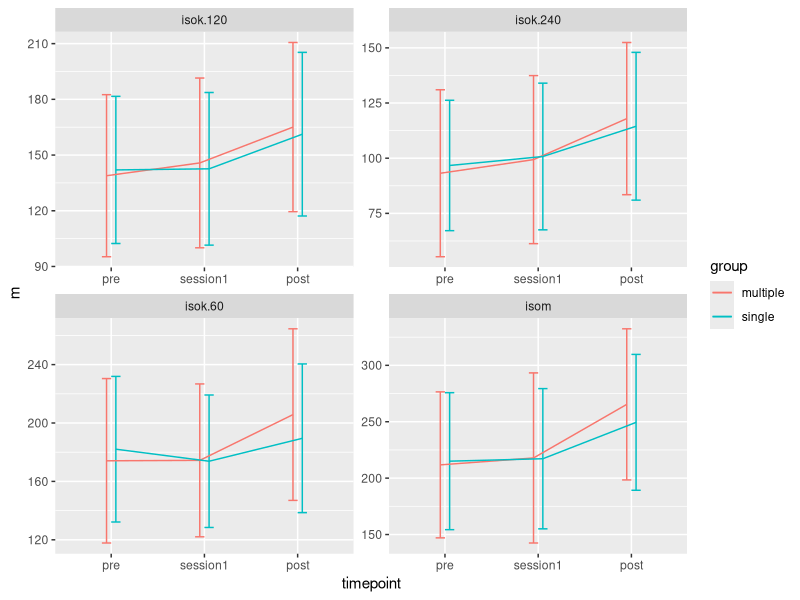
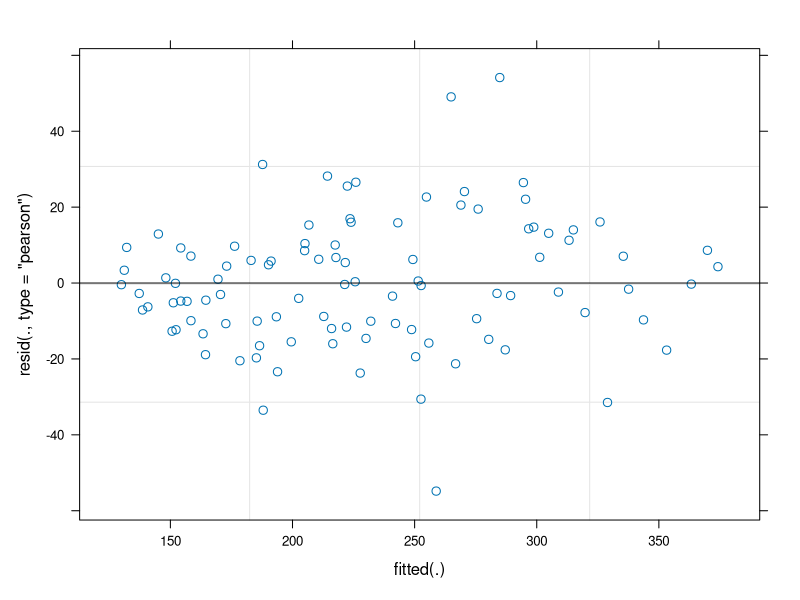

The R source for these figures, in order: (Note: this script raises an error after producing the figures.)
## ---- chunk 1
library(tidyverse) # Tidyverse includes the readr package

read_csv("./data/strengthTests.csv") %>%
        filter(!is.na(load)) %>% # Removes missing values
        # Summarise values per group, timepoint, exercise
        group_by(timepoint, group, exercise) %>% 
        summarise(m = mean(load), 
                  s = sd(load), 
                  n = n()) %>%
        group_by() %>% # removes grouping from data frame
        # Change levels in timepoint
        mutate(timepoint = factor(timepoint, 
                                  levels = c("pre", 
                                             "session1", 
                                             "post"))) %>%
        # Creates plot
        ggplot(aes(timepoint, m, group = group, color = group)) + 
        geom_errorbar(aes(ymin = m-s, ymax = m + s), 
                      width = 0.2, 
                      position = position_dodge(width = 0.2)) +
        geom_line(position = position_dodge(width = 0.2)) + 
        facet_wrap(~ exercise, scales = "free")

## ---- chunk 2

## Bad example, inefficient statistical test
temp <- read_csv("./data/strengthTests.csv") %>%
        filter(!is.na(load), 
               timepoint == "post", 
               exercise == "isom") %>%
        print()
 

t.test(load ~ group, data = temp)


## ---- chunk 3

change.data <- read_csv("./data/strengthTests.csv") %>%
        filter(!is.na(load), 
               exercise == "isom") %>%
        mutate(timepoint = if_else(timepoint == "session1", 
                                   "pre", timepoint)) %>%
        group_by(subject, timepoint, group, sex) %>%
        summarise(load = mean(load, na.rm = TRUE)) %>%
        
        pivot_wider(names_from = timepoint, 
                    values_from = load) %>%
        mutate(change = (post - pre)/pre * 100) %>%
        ungroup() %>%
        mutate(pre.mc = pre - mean(pre)) 


t.test(change ~ group, data = change.data, var.equal = TRUE)

## ---- chunk 4

## Linear model (same as t-test)
m1 <- lm(change ~ group, data = change.data)
summary(m1)


## Linear model with baseline values as covariate
m2 <- lm(change ~ pre.mc + group, data = change.data)
summary(m2)





## ---- chunk 5

library(broom) # is used for formatting model summaries 
library(knitr) # is used for making tables

# A simple table from m2 above

tidy(m2) %>%
        # Change names of the term column
        mutate(term = if_else(term == "(Intercept)", "Intercept", 
                              if_else(term == "pre.mc", "Baseline",
                                      "Single-set"))) %>%
        # kable is used to "create" the table. In practice, it 
        # translates your table to html-code.
        kable(col.names = c("Parameter", 
                            "Estimate", "SE", 
                            "t-value", "p-value"), 
              digits = c(NA, 2, 2, 2, 3))


## ---- chunk 6

library(lme4); library(broom)

# Alternative 1 (Two pre- time-points)
raw.data <- read_csv("./data/strengthTests.csv") %>%
        filter(!is.na(load), 
               exercise == "isom") %>%
        mutate(timepoint = if_else(timepoint == "session1", 
                                   "pre", timepoint)) %>%
        mutate(timepoint = factor(timepoint, 
                                  levels = c("pre", "post"))) %>%
        
        print()

# Alternative 2 (combine pre and session1 into one time-point)
raw.data <- read_csv("./data/strengthTests.csv") %>%
        filter(!is.na(load), 
               exercise == "isom") %>%
        mutate(timepoint = factor(timepoint, 
                                  levels = c("pre",
                                             "session1", 
                                             "post"))) %>%
        
        print()



### Mixed model
# See lessons for interpretation of the model
m2 <- lmer(load ~ timepoint * group + (1|subject), 
           data = raw.data)

# Model summary
summary(m2)

# Diagnostics
plot(m2)

# Confidence intervals
confint(m2)


## ---- chunk 7

library(knitr); library(broom)


# creating a table

# We can combine two data frames by adding columns or rows

# The cbind function adds two data frames with simialr rows.

# First we save a tidy output of model 2
 
tidy.m2 <- tidy(m2) %>%
        filter(group == "fixed") # removes random effects from summary

# Next we store the confidence intervals from confint
# We have to select row 3 to 8 to get the same number of rows
confint.m2 <- data.frame(confint(m2))[c(3:8),]

# Next we can comine these by column
cbind(tidy.m2, confint.m2) %>%
        select(-group) %>% # deselect "group"-column
        kable(row.names = FALSE, 
              col.names = c("Parameter", 
                            "Estimate", 
                            "SE", 
                            "Statistic", 
                            "Lower CI", 
                            "Upper CI"), 
              digits = c(NA, 1, 1, 2, 1, 1)) %>%
                      print()




